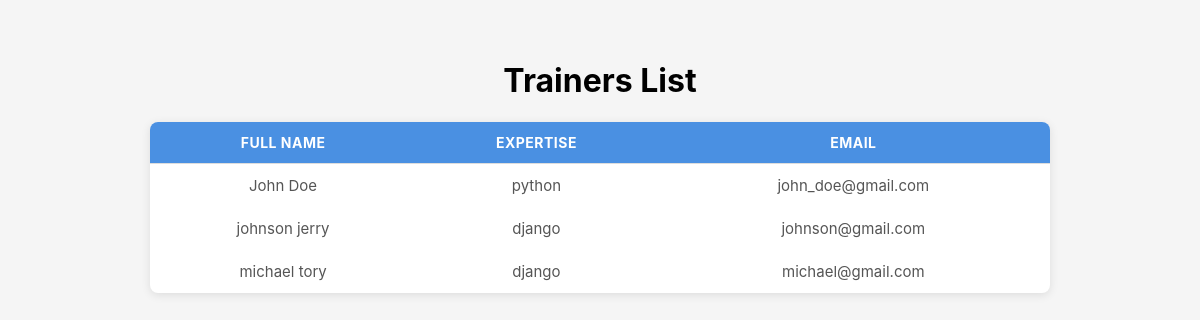
/academy/trainers/, run on the app's committed database.
### academy/models.py (models this page shows, shortened)
class Trainer(models.Model):
    expertise_choice = [
    ("python", "Python"),
    ("django", "Django"),
    ("data_science", "Data Science"),
    ]
    first_name = models.CharField(max_length=25)
    last_name = models.CharField(max_length=25)
    email = models.EmailField(unique=True)
    expertise = models.CharField(max_length=100, choices=expertise_choice)
    trainer_photo = models.ImageField(upload_to='images/', blank=True, null=True)

### academy/views.py (the view)
# urls.py: path('trainers/', views.trainer,name='trainer'),
def trainer(request):
    trainers = Trainer.objects.all()
    context = {
        'trainers' : trainers,
    }
    return render(request, 'trainer.html',context)

### templates/trainer.html (shortened to what this page needs)
{% load static %}
<!DOCTYPE html>
<html lang="en">
<head>
    <link rel="stylesheet" href="{% static 'css/style.css' %}">
</head>
<body>
    <h1>Trainers List</h1>
        <table>
        <thead>
            <tr>
                <th>Full Name</th>
                <th>Expertise</th>
                <th>Email</th>
            </tr>
        </thead>
        <tbody>
            {% for trainer in trainers %}
            <tr>
                <td>{{trainer.first_name}} {{trainer.last_name}}</td>
                <td>{{trainer.expertise}}</td>
                <td>{{trainer.email}}</td>
            </tr>
        </tbody>
        {% endfor %}
    </table>
</body>
</html>

### training_portal/static/css/style.css (style rules this page uses)
body { font-family: "Inter", sans-serif; background: #f5f5f5; margin: 0; padding: 40px; text-align: center; }
table { margin: auto; border-collapse: collapse; width: 90%; max-width: 900px; background: white; border-radius: 8px; overflow: hidden; box-shadow: 0 2px 10px rgba(0, 0, 0, 0.1); }
thead { background: #4a90e2; color: white; }
th, td { padding: 12px 15px; border-bottom: 1px solid #ddd; }
th { text-transform: uppercase; font-size: 14px; letter-spacing: 0.5px; }
td { color: #555; font-size: 15px; }
tbody tr:last-child td { border-bottom: none; }

### data on the page
Trainer: first_name "John", last_name "Doe", expertise "python", email "john_doe@gmail.com"
Trainer: first_name "johnson", last_name "jerry", expertise "django", email "johnson@gmail.com"
Trainer: first_name "michael", last_name "tory", expertise "django", email "michael@gmail.com"
